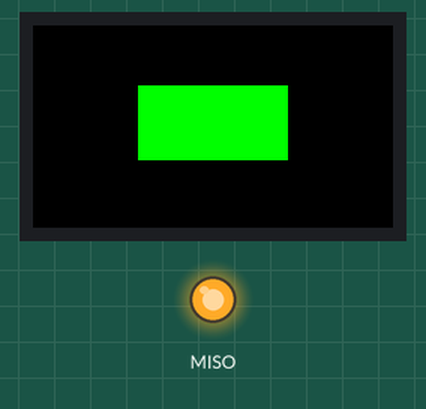
Recording of a program running on a simulated CircuitPython board. Shown: 240×135 colour display, output pins drawn as LEDs (lit = HIGH). What the program prints to the serial console is not drawn.

Above: at 0.6 s.
At 1.6 s:
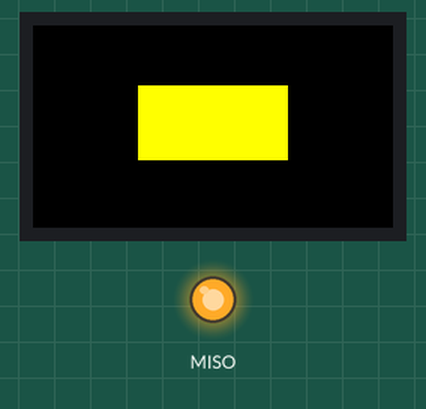
At 2.6 s:
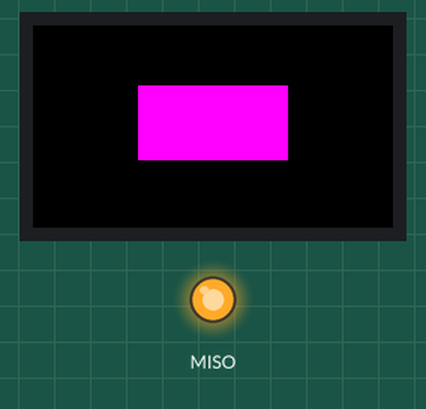
At 3.6 s:
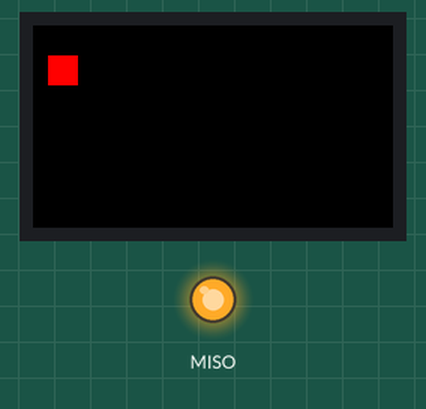
At 4.0 s:
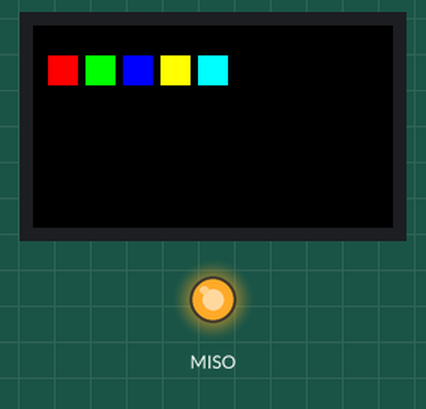
At 5.6 s:
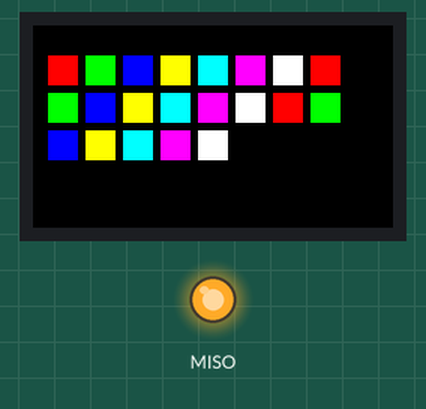

The program:

builtin_demo.py
```python
import board
import displayio
import time
import digitalio

# Release any resources currently in use for the displays
displayio.release_displays()

# Initialize the built-in display
display = board.DISPLAY

# Turn on the backlight
try:
    backlight = digitalio.DigitalInOut(board.TFT_BACKLIGHT)
    backlight.direction = digitalio.Direction.OUTPUT
    backlight.value = True
    print("Backlight enabled")
except:
    print("Backlight control not available")

# Create the main display group
main_group = displayio.Group()
display.show(main_group)

# Colors
BLACK = 0x000000
WHITE = 0xFFFFFF
RED = 0xFF0000
GREEN = 0x00FF00
BLUE = 0x0000FF
YELLOW = 0xFFFF00
CYAN = 0x00FFFF
MAGENTA = 0xFF00FF

def create_rect(width, height, color, x=0, y=0):
    """Create a colored rectangle"""
    bitmap = displayio.Bitmap(width, height, 1)
    palette = displayio.Palette(1)
    palette[0] = color
    tile_grid = displayio.TileGrid(bitmap, pixel_shader=palette, x=x, y=y)
    return tile_grid

def clear_display():
    """Clear all items from display"""
    while len(main_group) > 0:
        main_group.pop()

def main():
    print("ESP32-S3 CircuitPython Built-in Demo!")
    print(f"Display size: {display.width}x{display.height}")

    try:
        # Black background
        bg = create_rect(display.width, display.height, BLACK)
        main_group.append(bg)

        # Welcome sequence - flash colors
        colors = [RED, GREEN, BLUE, YELLOW, CYAN, MAGENTA, WHITE]

        print("Color flash sequence...")
        for color in colors:
            flash_rect = create_rect(100, 50, color, x=70, y=40)
            main_group.append(flash_rect)
            time.sleep(0.5)
            main_group.pop()  # Remove the flash rectangle

        # Draw a pattern of rectangles
        print("Drawing pattern...")

        # Grid of colored squares
        square_size = 20
        spacing = 25
        start_x = 10
        start_y = 20

        for row in range(4):
            for col in range(8):
                if col + row * 8 < len(colors) * 3:  # Repeat colors
                    color = colors[(col + row * 8) % len(colors)]
                    x = start_x + col * spacing
                    y = start_y + row * spacing

                    if x + square_size <= display.width and y + square_size <= display.height:
                        square = create_rect(square_size, square_size, color, x, y)
                        main_group.append(square)
                        time.sleep(0.1)

        time.sleep(2)

        # Simple animation - bouncing rectangle
        print("Starting animation - press Ctrl+C to stop")

        # Clear for animation
        clear_display()
        bg = create_rect(display.width, display.height, BLACK)
        main_group.append(bg)

        # Create bouncing rectangle
        rect_size = 15
        rect = create_rect(rect_size, rect_size, RED)
        main_group.append(rect)

        # Animation variables
        x_pos = 0
        y_pos = 0
        x_speed = 3
        y_speed = 2
        color_index = 0
        frame_count = 0

        while True:
            # Update position
            x_pos += x_speed
            y_pos += y_speed

            # Bounce off edges
            if x_pos <= 0 or x_pos >= display.width - rect_size:
                x_speed = -x_speed
                color_index = (color_index + 1) % len(colors)

            if y_pos <= 0 or y_pos >= display.height - rect_size:
                y_speed = -y_speed
                color_index = (color_index + 1) % len(colors)

            # Update rectangle position and color every few frames
            rect.x = max(0, min(x_pos, display.width - rect_size))
            rect.y = max(0, min(y_pos, display.height - rect_size))

            if frame_count % 10 == 0:  # Change color periodically
                # Remove old rectangle and create new one with different color
                main_group.pop()
                rect = create_rect(rect_size, rect_size, colors[color_index],
                                 x=rect.x, y=rect.y)
                main_group.append(rect)

            frame_count += 1
            time.sleep(0.05)

    except KeyboardInterrupt:
        print("\nDemo stopped!")

        # Final screen
        clear_display()
        final_bg = create_rect(display.width, display.height, BLACK)
        main_group.append(final_bg)

        # Success indicator - green screen flash
        success_rect = create_rect(display.width, display.height, GREEN)
        main_group.append(success_rect)
        time.sleep(0.5)
        main_group.pop()

        # Final pattern - checkered
        checker_size = 20
        for row in range(0, display.height, checker_size):
            for col in range(0, display.width, checker_size):
                if (row // checker_size + col // checker_size) % 2 == 0:
                    color = CYAN
                else:
                    color = MAGENTA

                checker = create_rect(min(checker_size, display.width - col),
                                    min(checker_size, display.height - row),
                                    color, x=col, y=row)
                main_group.append(checker)

        print("Demo complete - hardware working perfectly!")

if __name__ == "__main__":
    main()
```

Measured:
- what the display in image 0 shows lasts 0.5 s, from 0.5 s to 1.0 s
- what the display in image 5 shows lasts 2.1 s, from 5.5 s to 7.6 s
